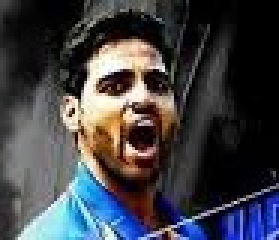
#> input picture Dataset_Split/train/bhuvneshwar_kumar/5f365dc4af.jpg, 93 x 80 px (shown 3 times larger)
$ python -i train.py   (imports and definitions only)   (older library calls are emulated)
#> lines starting #> are read from the running program, lines starting #| are printed output that depends on the picture
import os
import json
import cv2
import numpy as np

# ================================
# Paths (Anchored to Project Root)
# ================================
PROJECT_ROOT = os.path.abspath(os.path.join(os.path.dirname(__file__), ".."))
TRAIN_PATH = os.path.join(PROJECT_ROOT, "Dataset_Split", "train")
VAL_PATH = os.path.join(PROJECT_ROOT, "Dataset_Split", "val")
MODEL_DIR = os.path.join(PROJECT_ROOT, "models")
MODEL_PATH = os.path.join(MODEL_DIR, "cricket_player_model.keras")
FALLBACK_MODEL_PATH = os.path.join(MODEL_DIR, "cricket_player_model.npz")
HAAR_XML_PATH = os.path.join(MODEL_DIR, "haarcascade_frontalface_default.xml")
CLASS_NAMES_PATH = os.path.join(PROJECT_ROOT, "class_names.json")

# ================================
# Settings
# ================================
IMAGE_SIZE = (224, 224)
BATCH_SIZE = 16
SEED = 42

STAGE1_EPOCHS = 10
STAGE2_EPOCHS = 20

# [1 line not run here, left out]

try:
    import tensorflow as tf
    from tensorflow.keras import layers, models
    from tensorflow.keras.applications import MobileNetV2
    from tensorflow.keras.callbacks import EarlyStopping, ModelCheckpoint
    TF_AVAILABLE = True
except ImportError:
    TF_AVAILABLE = False


# [50 lines left out: function detect_faces_safe, not called in this run]


def _compute_numpy_hog(gray_128):
    """
    Pure NumPy + cv2.Sobel 9-bin spatial orientation histogram on a 128x128 grayscale face crop.
    Works identically on OpenCV 4.x and OpenCV 5.0+ without requiring cv2.HOGDescriptor.
    """
    gx = cv2.Sobel(gray_128, cv2.CV_32F, 1, 0, ksize=3)
    gy = cv2.Sobel(gray_128, cv2.CV_32F, 0, 1, ksize=3)
    mag = np.sqrt(gx * gx + gy * gy)
    ang = (np.rad2deg(np.arctan2(gy, gx)) % 180.0)

    n_bins = 9
    bin_idx = np.clip((ang / (180.0 / n_bins)).astype(np.int32), 0, n_bins - 1)
    # 8x8 grid of 16x16 cells
    cells = np.zeros((8, 8, n_bins), dtype=np.float32)
    for b in range(n_bins):
        mask_mag = np.where(bin_idx == b, mag, 0.0)
        cells[:, :, b] = mask_mag.reshape(8, 16, 8, 16).sum(axis=(1, 3))

    # 2x2 cell block normalization with stride 1 -> 7x7 blocks of 36 features = 1764 features
    blocks = []
    for r in range(7):
        for c in range(7):
            blk = cells[r:r+2, c:c+2, :].flatten()
            blk = blk / (np.linalg.norm(blk) + 1e-6)
            blocks.append(blk)
    feat = np.concatenate(blocks)
    return feat / (np.linalg.norm(feat) + 1e-8)


def extract_face_features(img_bgr):
    """Multi-descriptor facial representation (Spatial Orientation Histogram + HSV/LAB + CLAHE template) compatible with OpenCV 4.x and 5.0+."""
    img = cv2.resize(img_bgr, IMAGE_SIZE)

    gray = cv2.cvtColor(img, cv2.COLOR_BGR2GRAY)
    clahe = cv2.createCLAHE(clipLimit=2.0, tileGridSize=(8, 8))
    gray_eq = clahe.apply(gray)
    gray_128 = cv2.resize(gray_eq, (128, 128))
    hog_feat = _compute_numpy_hog(gray_128)

    hsv = cv2.cvtColor(img, cv2.COLOR_BGR2HSV)
    lab = cv2.cvtColor(img, cv2.COLOR_BGR2LAB)
    color_feats = []
    h_step, w_step = IMAGE_SIZE[0] // 4, IMAGE_SIZE[1] // 4
    for r in range(4):
        for c in range(4):
            patch_hsv = hsv[r*h_step:(r+1)*h_step, c*w_step:(c+1)*w_step]
            patch_lab = lab[r*h_step:(r+1)*h_step, c*w_step:(c+1)*w_step]
            hist_h = cv2.calcHist([patch_hsv], [0, 1], None, [12, 8], [0, 180, 0, 256]).flatten()
            hist_l = cv2.calcHist([patch_lab], [0, 1, 2], None, [6, 6, 6], [0, 256, 0, 256, 0, 256]).flatten()
            color_feats.append(hist_h / (np.linalg.norm(hist_h) + 1e-8))
            color_feats.append(hist_l / (np.linalg.norm(hist_l) + 1e-8))
    color_feat = np.concatenate(color_feats)
    color_feat = color_feat / (np.linalg.norm(color_feat) + 1e-8)

    small_eq = cv2.resize(gray_eq, (32, 32)).astype(np.float32).flatten()
    small_eq = (small_eq - np.mean(small_eq)) / (np.std(small_eq) + 1e-8)
    small_eq = small_eq / (np.linalg.norm(small_eq) + 1e-8)

    return np.concatenate([hog_feat * 1.2, color_feat * 1.0, small_eq * 0.6]).astype(np.float32)


# [207 lines left out: functions augment_image, train_with_tensorflow, train_fallback, not called in this run]


# [5 lines not run here, left out]

>>> import cv2
>>> picture = cv2.imread('../Dataset_Split/train/bhuvneshwar_kumar/5f365dc4af.jpg')
#> picture is the input picture: shape (80, 93, 3); mean B, G, R 69.7, 64.5, 64.1
>>> result = extract_face_features(picture)
#> in extract_face_features, `gray = cv2.cvtColor(img, cv2.COLOR_BGR2GRAY)`:
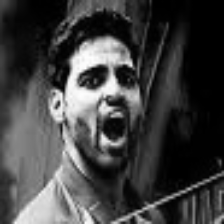
#> gray: shape (224, 224); min 0, max 253, mean 64.9
#> in extract_face_features, `gray_128 = cv2.resize(gray_eq, (128, 128))`:
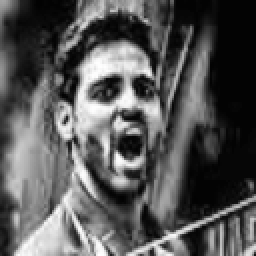
#> gray_128: shape (128, 128) (shown 2 times larger); min 1, max 255, mean 86.8
#> in _compute_numpy_hog, `gy = cv2.Sobel(gray_128, cv2.CV_32F, 0, 1, ksize=3)`:
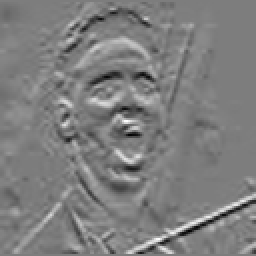
#> gy: shape (128, 128) float32 (shown 2 times larger); min -737, max 758, mean 5.5; drawn with min black and max white
#> in _compute_numpy_hog, `mag = np.sqrt(gx * gx + gy * gy)`:
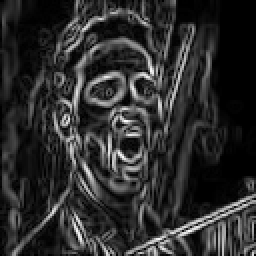
#> mag: shape (128, 128) float32 (shown 2 times larger); min 0, max 781.2, mean 138.8; drawn with min black and max white
#> in _compute_numpy_hog, `ang = (np.rad2deg(np.arctan2(gy, gx)) % 180.0)`:
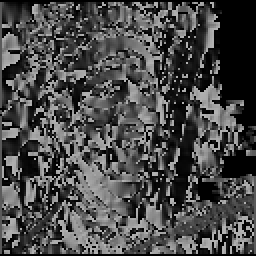
#> ang: shape (128, 128) float32 (shown 2 times larger); min 0, max 179.9, mean 73.3
#> in _compute_numpy_hog, `bin_idx = np.clip((ang / (180.0 / n_bins)).astype(np.int32), 0, n_bins..`:
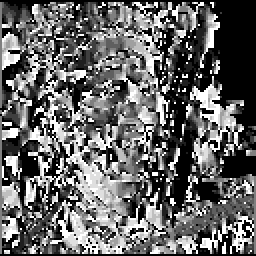
#> bin_idx: shape (128, 128) int32 (shown 2 times larger); min 0, max 8, mean 3.22; drawn with min black and max white
#> the loop in _compute_numpy_hog, `for b in range(n_bins):` made 9 passes
#> pass 3, in _compute_numpy_hog, `mask_mag = np.where(bin_idx == b, mag, 0.0)`:
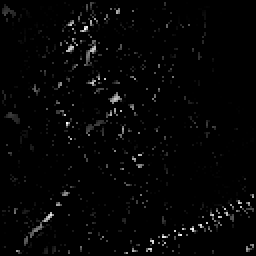
#> mask_mag: shape (128, 128) float32 (shown 2 times larger); min 0, max 688.1, mean 12.7; drawn with min black and max white
#> after the loop in _compute_numpy_hog, `for r in range(7):`: blocks = 49 items
#> in _compute_numpy_hog, `feat = np.concatenate(blocks)`: feat = 1764 values, max 0.815 at index 720, min 0 at index 225, mean 0.111
#> in extract_face_features, `hog_feat = _compute_numpy_hog(gray_128)`: hog_feat = 1764 values, max 0.116 at index 720, min 0 at index 225, mean 0.0158
#> in extract_face_features, `hsv = cv2.cvtColor(img, cv2.COLOR_BGR2HSV)`: hsv: shape (224, 224, 3); mean H, S, V 49.6, 69.8, 80.2
#> in extract_face_features, `lab = cv2.cvtColor(img, cv2.COLOR_BGR2LAB)`: lab: shape (224, 224, 3); mean of channels 0, 1, 2 68.5, 131.2, 125.7
#> after the loop in extract_face_features, `for r in range(4):`: color_feats = 32 items
#> in extract_face_features, `color_feat = np.concatenate(color_feats)`: color_feat = 4992 values, max 1 at index 936, min 0 at index 1, mean 0.0167
#> in extract_face_features, `color_feat = color_feat / (np.linalg.norm(color_feat) + 1e-8)`: color_feat = 4992 values, max 0.177 at index 936, min 0 at index 1, mean 0.00296
#> in extract_face_features, `small_eq = cv2.resize(gray_eq, (32, 32)).astype(np.float32).flatten()`: small_eq = 1024 values, max 255 at index 714, min 3 at index 5, mean 87.13
#> in extract_face_features, `small_eq = (small_eq - np.mean(small_eq)) / (np.std(small_eq) + 1e-8)`: small_eq = 1024 values, max 2.37 at index 714, min -1.19 at index 5, mean 0
#> in extract_face_features, `small_eq = small_eq / (np.linalg.norm(small_eq) + 1e-8)`: small_eq = 1024 values, max 0.0739 at index 714, min -0.037 at index 5, mean 0
#> result = 7780 values, max 0.177 at index 2700, min -0.0222 at index 6761, mean 0.0062

$ run again, on Dataset_Split/train/dinesh_karthik/c70f4d0167.jpg
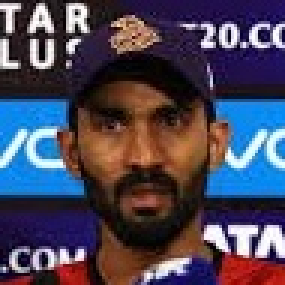
#> input picture Dataset_Split/train/dinesh_karthik/c70f4d0167.jpg, 95 x 95 px (shown 3 times larger)
#> picture is the input picture: shape (95, 95, 3); mean B, G, R 88.3, 69.2, 74.6
#> in _compute_numpy_hog, `bin_idx = np.clip((ang / (180.0 / n_bins)).astype(np.int32), 0, n_bins..`:
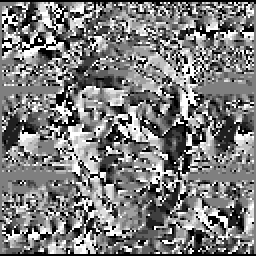
#> bin_idx: shape (128, 128) int32 (shown 2 times larger); min 0, max 8, mean 3.91; drawn with min black and max white
#> the loop in _compute_numpy_hog, `for b in range(n_bins):` made 9 passes
#> pass 3, in _compute_numpy_hog, `mask_mag = np.where(bin_idx == b, mag, 0.0)`:
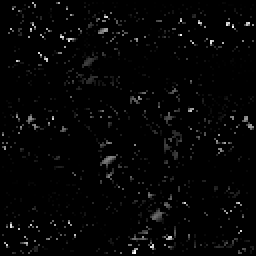
#> mask_mag: shape (128, 128) float32 (shown 2 times larger); min 0, max 678.3, mean 13.6; drawn with min black and max white
#> after the loop in _compute_numpy_hog, `for r in range(7):`: blocks = 49 items
#> feat = 1764 values, max 0.671 at index 1650, min 0.000711 at index 496, mean 0.13
#> hog_feat = 1764 values, max 0.0959 at index 1650, min 0.000102 at index 496, mean 0.0185
#> hsv: shape (224, 224, 3); mean H, S, V 85.2, 147.9, 110.8
#> lab: shape (224, 224, 3); mean of channels 0, 1, 2 78.5, 140.1, 120.2
#> after the loop in extract_face_features, `for r in range(4):`: color_feats = 32 items
#> in extract_face_features, `color_feat = np.concatenate(color_feats)`: color_feat = 4992 values, max 0.988 at index 740, min 0 at index 5, mean 0.0163
#> in extract_face_features, `color_feat = color_feat / (np.linalg.norm(color_feat) + 1e-8)`: color_feat = 4992 values, max 0.175 at index 740, min 0 at index 5, mean 0.00288
#> in extract_face_features, `small_eq = cv2.resize(gray_eq, (32, 32)).astype(np.float32).flatten()`: small_eq = 1024 values, max 254 at index 160, min 4 at index 239, mean 94.59
#> in extract_face_features, `small_eq = (small_eq - np.mean(small_eq)) / (np.std(small_eq) + 1e-8)`: small_eq = 1024 values, max 2.47 at index 160, min -1.41 at index 239, mean -3.73e-09
#> in extract_face_features, `small_eq = small_eq / (np.linalg.norm(small_eq) + 1e-8)`: small_eq = 1024 values, max 0.0773 at index 160, min -0.0439 at index 239, mean -1.16e-10
#> result = 7780 values, max 0.175 at index 2504, min -0.0264 at index 6995, mean 0.00689

$ run again, on Dataset_Split/train/dinesh_karthik/d6f3413db6.jpg
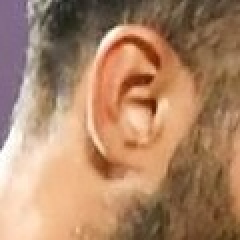
#> input picture Dataset_Split/train/dinesh_karthik/d6f3413db6.jpg, 120 x 120 px (shown 2 times larger)
#> picture is the input picture: shape (120, 120, 3); mean B, G, R 103.2, 133.2, 173.1
#> in _compute_numpy_hog, `bin_idx = np.clip((ang / (180.0 / n_bins)).astype(np.int32), 0, n_bins..`:
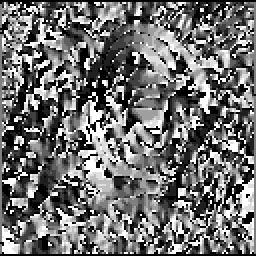
#> bin_idx: shape (128, 128) int32 (shown 2 times larger); min 0, max 8, mean 3.52; drawn with min black and max white
#> the loop in _compute_numpy_hog, `for b in range(n_bins):` made 9 passes
#> pass 3, in _compute_numpy_hog, `mask_mag = np.where(bin_idx == b, mag, 0.0)`:
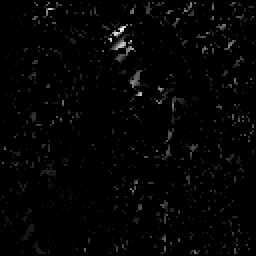
#> mask_mag: shape (128, 128) float32 (shown 2 times larger); min 0, max 639.9, mean 10.6; drawn with min black and max white
#> after the loop in _compute_numpy_hog, `for r in range(7):`: blocks = 49 items
#> feat = 1764 values, max 0.682 at index 1347, min 0.00278 at index 383, mean 0.124
#> hog_feat = 1764 values, max 0.0974 at index 1347, min 0.000397 at index 383, mean 0.0177
#> hsv: shape (224, 224, 3); mean H, S, V 22.6, 107, 173.2
#> lab: shape (224, 224, 3); mean of channels 0, 1, 2 148.6, 139.6, 150.2
#> after the loop in extract_face_features, `for r in range(4):`: color_feats = 32 items
#> in extract_face_features, `color_feat = np.concatenate(color_feats)`: color_feat = 4992 values, max 0.993 at index 4059, min 0 at index 2, mean 0.0117
#> in extract_face_features, `color_feat = color_feat / (np.linalg.norm(color_feat) + 1e-8)`: color_feat = 4992 values, max 0.175 at index 4059, min 0 at index 2, mean 0.00207
#> in extract_face_features, `small_eq = cv2.resize(gray_eq, (32, 32)).astype(np.float32).flatten()`: small_eq = 1024 values, max 253 at index 469, min 15 at index 468, mean 142.2
#> in extract_face_features, `small_eq = (small_eq - np.mean(small_eq)) / (np.std(small_eq) + 1e-8)`: small_eq = 1024 values, max 2.06 at index 469, min -2.37 at index 468, mean 0
#> in extract_face_features, `small_eq = small_eq / (np.linalg.norm(small_eq) + 1e-8)`: small_eq = 1024 values, max 0.0645 at index 469, min -0.0741 at index 468, mean 0
#> result = 7780 values, max 0.175 at index 5823, min -0.0445 at index 7224, mean 0.00615
